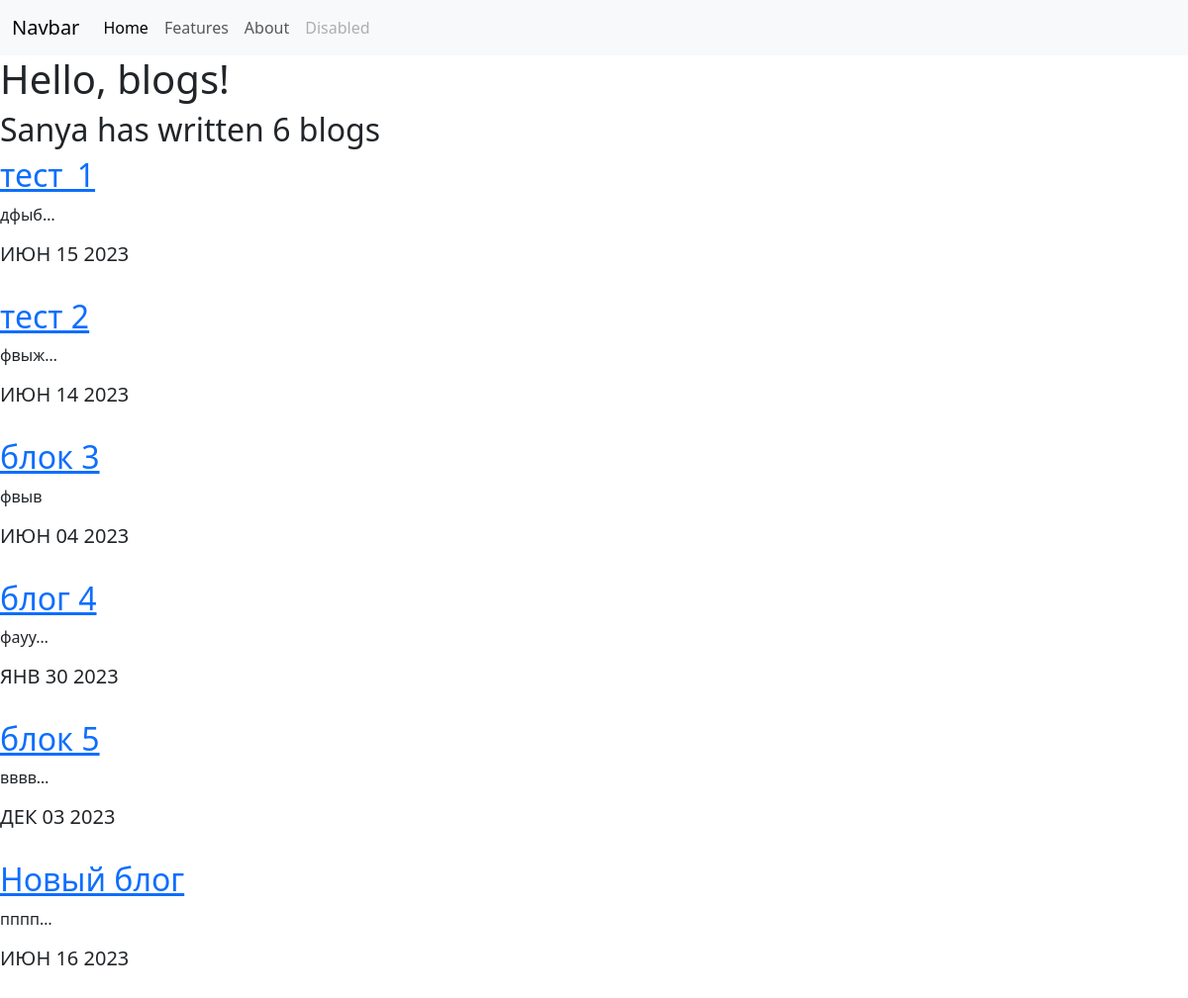
Screenshot of /blog/ with the database file from the repository.
### blog/models.py (models this page shows, shortened)
class Blog(models.Model):
    title = models.CharField(max_length=200)
    description = models.TextField()
    date = models.DateField()

### blog/views.py (the view)
# urls.py: path('', views.all_blogs, name = 'all_blogs'),
def all_blogs (request):
    blogs = Blog.objects.all()
    return render(request, 'blog/all_blogs.html', {'blogs': blogs})

### blog/templates/blog/all_blogs.html
{% extends 'portfolio/base.html' %}
{% block content %}
<h1>Hello, blogs!</h1>
<h2>Sanya has written {{blogs.count}} blog{{blogs.count|pluralize}}</h2>
{% for blog in blogs %}
    <a href="{% url 'blog:detail' blog.id %}" target="_blank"><h2>{{ blog.title }}</h2></a>
    <p>{{ blog.description|truncatechars:5 }}</p>
    <h5>{{ blog.date|date:'M d Y'|upper }}</h5>
    <br>
{% endfor %}
{% endblock %}

### rows the page displays
Blog: title "тест_1", description "дфыб…", date "ИЮН 15 2023"
Blog: title "тест 2", description "фвыж…", date "ИЮН 14 2023"
Blog: title "блок 3", description "фвыв", date "ИЮН 04 2023"
Blog: title "блог 4", description "фауу…", date "ЯНВ 30 2023"
Blog: title "блок 5", description "вввв…", date "ДЕК 03 2023"
Blog: title "Новый блог", description "пппп…", date "ИЮН 16 2023"

### other values shown
{{ blogs.count }} "6"
